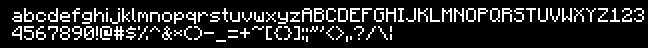
#> input picture mcOCR/AllCharacters.png, 648 x 48 px
$ python OCRCharCodeMaker.py
#> lines starting #> are read from the running program, lines starting #| are printed output that depends on the picture; after the words box and inside, x2 and y2 are one past the last pixel; in counts of white or black regions, pixels touching at a corner belong together
'''
Char Code Maker

This program takes in the AllCharacters image, the
flags, and produces character codes. The flags are
coordinates that point to black / white places. These
are essnetially bit flags, and so stringing them
together gets a number. This is the char code.

In practice, the image will be searched at the flags
and the resulting code will be looked up. This program
thus produces a dict of char code -> character. Also,
the characters are divided by width, so it ends up
being a dict of dicts (look at OCRConstants.py).

Last point, there's a lot of reuse from OCRFlagMaker.
'''

from OCRConstants import flags_dict
import math
import numpy as np
import cv2


'''
           Display Funcs
'''
def display_at_scale (img, scale_factor, display_text=""):
    temp_img = img.copy()

    w, h = 0, 0

    try:
        w, h = temp_img.shape
    except:
        # Color images
        w, h, _ = temp_img.shape

    temp_img = cv2.resize(temp_img,
                          (h * scale_factor, w * scale_factor),
                          interpolation=cv2.INTER_NEAREST)

    if display_text != "":
        # If this is a grayscale image, the rgb code converts to a dark gray
        cv2.putText(temp_img, display_text, (0, temp_img.shape[0]-3), cv2.FONT_HERSHEY_SIMPLEX, 1, (255, 160, 65), thickness=2)

    cv2.imshow('test', temp_img)
    cv2.waitKey(0)

def display_with_bboxes (img, bboxes, color=(150, 250, 200), scale_factor=4):
    display_copy = img.copy()
    w, h = display_copy.shape
    display_copy = cv2.resize(display_copy,
                              (h * scale_factor, w * scale_factor),
                              interpolation=cv2.INTER_NEAREST)
    display_copy = cv2.cvtColor(display_copy, cv2.COLOR_GRAY2RGB)

    for bbox in bboxes:
        display_copy = cv2.rectangle(display_copy,
                                     (bbox[0] * scale_factor, bbox[2] * scale_factor),
                                     (bbox[1] * scale_factor, bbox[3] * scale_factor),
                                     (150, 250, 200))

    display_at_scale(display_copy, 1)

def display_flags_over_image (img, bboxes, flags):
    '''Displays flags'''
    use_img = img.copy()
    scale_fac = 2

    w, h = use_img.shape
    use_img = cv2.resize(use_img, (h*scale_fac, w*scale_fac), interpolation=cv2.INTER_NEAREST)
    use_img = cv2.cvtColor(use_img, cv2.COLOR_GRAY2RGB)

    for bbox in bboxes:
        x, y = bbox[0] * scale_fac, bbox[3] * scale_fac

        for flag in flags:
            x_off = flag[0]*scale_fac
            y_off = flag[1]*scale_fac
            use_img = cv2.circle(use_img,
                                 (x + x_off, y + y_off),
                                 0,
                                 (150, 250, 100))

    display_at_scale(use_img, 2)


'''
           Pre Processing
'''
char_img = cv2.imread("AllCharacters.png")
#> char_img is the input picture: shape (48, 648, 3); 14.4% white in thin lines or dots, all inside (x1, y1, x2, y2) = (12, 8, 644, 42)
char_img = cv2.inRange(char_img, (250, 250, 250), (255, 255, 255))

# Makes text 1-px thick
height, width = char_img.shape
#> height = 48; width = 648
char_img = cv2.resize(char_img, (width // 2, height // 2), interpolation=cv2.INTER_NEAREST)
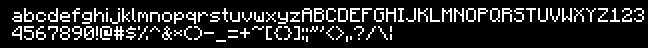
#> char_img: shape (24, 324) (shown 2 times larger); 14.4% white in thin lines or dots, all inside (x1, y1, x2, y2) = (6, 4, 322, 21)
height, width = char_img.shape
#> height = 24; width = 324

display_at_scale(char_img, 4)
#> in display_at_scale, `temp_img = cv2.resize(temp_img, (h * scale_factor, w * scale_factor), ..`:
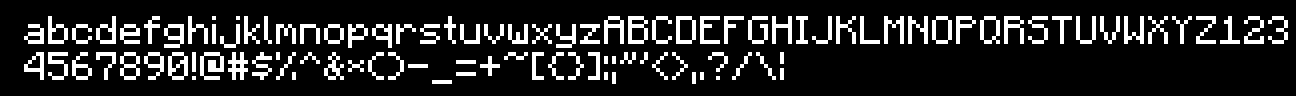
#> temp_img: shape (96, 1296); 14.4% white; 103 white regions (4 under 20 px), largest, box (x1, y1, x2, y2) and area: (200, 52, 224, 80) 384, (628, 16, 648, 44) 320, (228, 52, 248, 80) 320


'''
           Scanning for characters
'''
line_height = 8

first_x = 6
first_y = 12
second_y = 21


def scan_line_for_chars (img, start_x, start_y):
    '''Using x,y as the bottom left corner, it will scan the line and return new char bboxes'''
#> called with start_x = 6, start_y = 12
    global line_height, width

    return_bboxes = []
    left_x = start_x
    prev_white_slice = False

    for x in range(start_x, width):
        is_white_slice = False
        for y in range(start_y - line_height, start_y):
            if img[y, x] > 0:
                is_white_slice = True
                break

        # Reached end of character
        if prev_white_slice and not is_white_slice:
            return_bboxes += [[left_x, x, start_y, start_y - line_height]]

        # Reached start of character
        if not prev_white_slice and is_white_slice:
            left_x = x

        prev_white_slice = is_white_slice

    return return_bboxes

char_bboxes = []
char_bboxes += scan_line_for_chars(char_img, first_x, first_y)
#> char_bboxes = 55 items, first 6: [6, 11, 12, 4], [12, 17, 12, 4], [18, 23, 12, 4], [24, 29, 12, 4], [30, 35, 12, 4], [36, 40, 12, 4]
char_bboxes += scan_line_for_chars(char_img, first_x, second_y)
#> char_bboxes = 93 items, first 6: [6, 11, 12, 4], [12, 17, 12, 4], [18, 23, 12, 4], [24, 29, 12, 4], [30, 35, 12, 4], [36, 40, 12, 4]

display_with_bboxes(char_img, char_bboxes)
#> the loop in display_with_bboxes, `for bbox in bboxes:` made 93 passes
#> bbox on passes 1 to 12: [6, 11, 12, 4], [12, 17, 12, 4], [18, 23, 12, 4], [24, 29, 12, 4], [30, 35, 12, 4], [36, 40, 12, 4], [41, 46, 12, 4], [47, 52, 12, 4], [53, 54, 12, 4], [55, 60, 12, 4], [61, 65, 12, 4], [66, 68, 12, 4]
#> pass 1, in display_with_bboxes, `display_copy = cv2.rectangle(display_copy, (bbox[0] * scale_factor, bb..`:
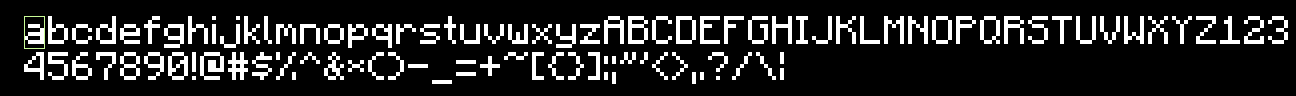
#> display_copy: shape (96, 1296, 3); mean B, G, R 36.7, 36.8, 36.8
#> pass 2, in display_with_bboxes, `display_copy = cv2.rectangle(display_copy, (bbox[0] * scale_factor, bb..`:
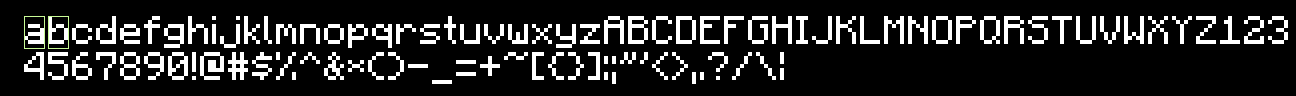
#> display_copy: shape (96, 1296, 3); 0.08% of pixels changed, all inside (x1, y1, x2, y2) = (48, 16, 69, 49)
#> pass 3, in display_with_bboxes, `display_copy = cv2.rectangle(display_copy, (bbox[0] * scale_factor, bb..`:
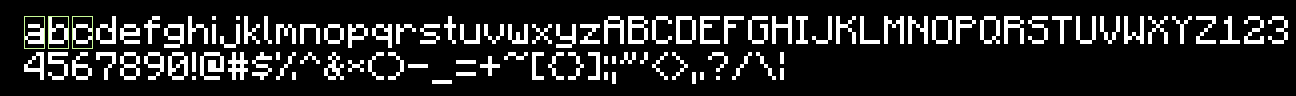
#> display_copy: shape (96, 1296, 3); 0.08% of pixels changed, all inside (x1, y1, x2, y2) = (72, 16, 93, 49)
#> after the loop in display_with_bboxes, `for bbox in bboxes:`:
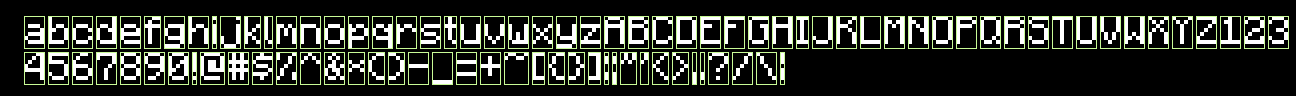
#> display_copy: shape (96, 1296, 3); 7.2% of pixels changed, all inside (x1, y1, x2, y2) = (24, 16, 1289, 85)


'''
           Generating Char Codes
'''
def calc_char_code (img, bbox, flags):
    '''This is constructing a binary number'''
    return_val = 0
    for flag in flags:
        return_val *= 2

        # bbox gives cords for origin, flag gives offset
        x = bbox[0] + flag[0]
        y = bbox[3] + flag[1]
        px_val = img[y, x]

        if px_val > 100:
            return_val += 1

    return return_val


chars_dict = {1: {}, 2: {}, 3: {}, 4: {}, 5: {}, 6: {}}
# these match the image and also the order of the char_bboxes
chars = 'abcdefghijklmnopqrstuvwxyzABCDEFGHIJKLMNOPQRSTUVWXYZ1234567890' \
        '!@#$%^&*()-_=+~[{}]:;"\'<>,.?/\\|'

for ind, bbox in enumerate(char_bboxes):
    key = bbox[1] - bbox[0]

    print("now doing :" + chars[ind])
    flags = flags_dict[key]
    val = calc_char_code(char_img, bbox, flags)
    chars_dict[key][chars[ind]] = val
#> this loop made 93 passes
#> (bbox, key) on passes 1 to 12: ([6, 11, 12, 4], 5), ([12, 17, 12, 4], 5), ([18, 23, 12, 4], 5), ([24, 29, 12, 4], 5), ([30, 35, 12, 4], 5), ([36, 40, 12, 4], 4), ([41, 46, 12, 4], 5), ([47, 52, 12, 4], 5), ([53, 54, 12, 4], 1), ([55, 60, 12, 4], 5), ([61, 65, 12, 4], 4), ([66, 68, 12, 4], 2)
#| now doing :a
#| now doing :b
#| now doing :c
#| now doing :d
#| now doing :e
#| now doing :f
#| now doing :g
#| now doing :h
#> (further printed lines are left out)
#> after the loop, chars_dict = 6 items


'''
            Reversing the Dict

Now we have a dict of char -> char_code but for usage
we want it to be char_code -> char.
'''
final_char_dict = {}

for key in chars_dict.keys():
    final_char_dict[key] = {}

    for char in chars_dict[key].keys():
        code = chars_dict[key][char]
        final_char_dict[key][code] = char
#> this loop made 6 passes
#> after the loop, final_char_dict = 6 items


for key in final_char_dict.keys():
    print(final_char_dict[key])
    print('')
